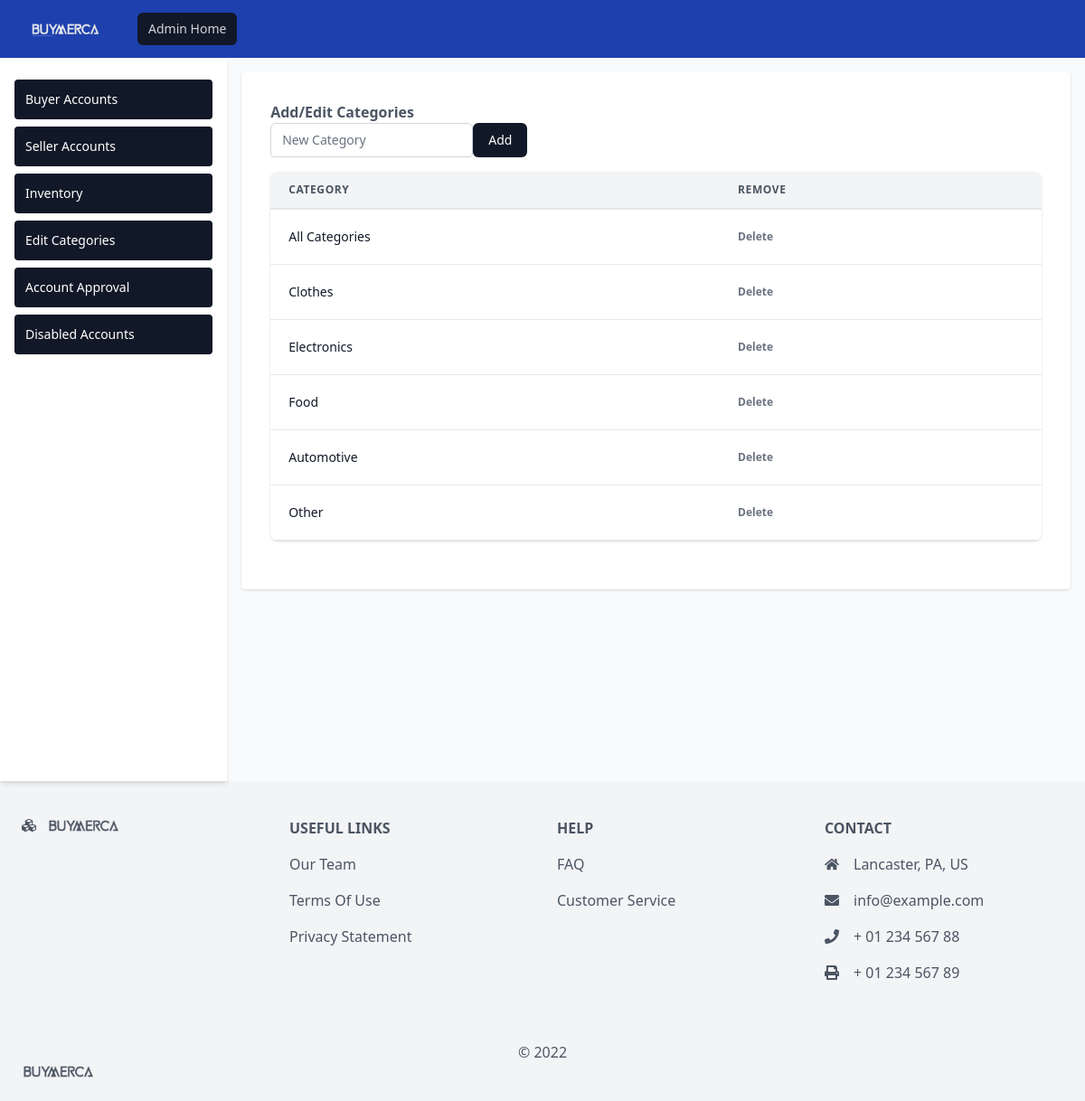
The app's page /editCategories.php with its own data.
### tables this page shows
CREATE TABLE `categories` (
  `categories_ID` int(11) NOT NULL,
  `categories` varchar(255) NOT NULL
);

### editCategories.php (the view, shortened to what this page needs)
<?php
    include 'db_connection.php';
    $table = "SELECT * FROM categories";
    $query = mysqli_query($conn, $table);
?>
<?php
include 'templates/nav-admin.php';
?>
<main class="flex w-full">
  <?php
  include 'templates/admin-side-bar.php';
  ?>
    <section class="w-full p-4">
        <div class="w-full text-md">
            <div class="bg-white shadow sm:rounded">
                <div class="mt-5 md:mt-0 md:col-span-2">
                    <div class="bg-white p-8 rounded-md w-full">
                        <div class=" flex items-center justify-between">
                            <div>
                                <h2 class="text-gray-600 font-semibold">Add/Edit Categories</h2>
                            </div>
                        </div>
                        <form action="editCategories.php" method="POST">
                            <div class="flex w-1/3">
                                <input type="text" name="cat" id="cat" placeholder="New Category" class="appearance-none rounded relative block w-full px-3 py-2 border border-gray-300 placeholder-gray-500 text-gray-900 rounded-t-md focus:outline-none focus:ring-indigo-500 focus:border-indigo-500 focus:z-10 sm:text-sm">
                                <button type="submit" name="add" id="add" value="add" class="inline-flex justify-center py-2 px-4 border border-transparent shadow-sm text-sm font-medium rounded-md text-white bg-gray-900 hover:bg-gray-700 focus:outline-none focus:ring-2 focus:ring-offset-2 focus:ring-indigo-500">Add</button>
                            </div>
                            <div class="-mx-4 sm:-mx-8 px-4 sm:px-8 py-4 overflow-x-auto">
                                <div class="inline-block min-w-full shadow rounded-lg overflow-hidden">
                                    <table class="min-w-full leading-normal">
                                        <thead>
                                            <tr>
                                            <th
                                                class="px-5 py-3 border-b-2 border-gray-200 bg-gray-100 text-left text-xs font-semibold text-gray-600 uppercase tracking-wider">
                                                Category
                                            </th>
                                            <th
                                                class="px-5 py-3 border-b-2 border-gray-200 bg-gray-100 text-left text-xs font-semibold text-gray-600 uppercase tracking-wider">
                                                Remove
                                            </th>
                                            </tr>
                                        </thead>
                                        <tbody>
                                          <?php
                                          $row = mysqli_num_rows($query);
                                          if($row > 0) {
                                            while($res = mysqli_fetch_array($query)) {
                                            echo "<tr>
                                            <td class='px-5 py-5 border-b border-gray-200 bg-white text-sm'><p class='text-gray-900 whitespace-no-wrap'>"
                                                .$res['categories'].
                                            "</p></td>
                                            <td class='px-5 py-5 border-b border-gray-200 bg-white text-xs text-gray-500 font-semibold hover:text-red-500'>
                                                <a href='editCategories.php?categories=".$res['categories']."'>Delete</a>
                                            </td>
                                            </tr>";
                                          }
                                        }
                                        ?>
                                        </tbody>
                                    </table>
                                </div>
			                    </div>
                        </form>
	                </div>
                </div>
            </div>
        </div>
    </section>
</main>

### records on screen
categories: categories "All Categories"
categories: categories "Clothes"
categories: categories "Electronics"
categories: categories "Food"
categories: categories "Automotive"
categories: categories "Other"
